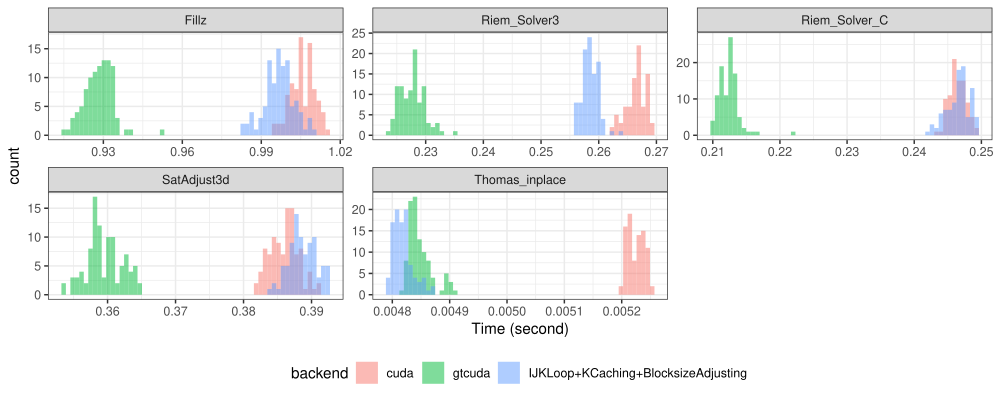

This chart was generated by the following R code:
library(ggplot2)
library(reshape2)

data = read.csv("benchmark.csv")
data$backend = factor(data$backend)
data$Fillz[data$Fillz > quantile(data$Fillz, 0.95)] = NA
data$Riem_Solver3[data$Riem_Solver3 > quantile(data$Riem_Solver3, 0.95)] = NA
data$Riem_Solver_C[data$Riem_Solver_C > quantile(data$Riem_Solver_C, 0.95)] = NA
data$Thomas_inplace[data$Thomas_inplace > quantile(data$Thomas_inplace, 0.95)] = NA
data$SatAdjust3d[data$SatAdjust3d > quantile(data$SatAdjust3d, 0.95)] = NA
longdata = melt(data = data, id.vars = c("backend"))

ggplot(data, aes(x=Fillz, fill=backend))+geom_histogram(bins=60,position="identity",alpha=0.5)
ggplot(longdata, aes(x=value, fill=backend))+
  geom_histogram(bins=60,position="identity",alpha=0.5) + 
  facet_wrap(vars(variable),scales = "free") +
  xlab("Time (second)") + theme_bw() + theme(legend.position="bottom")
